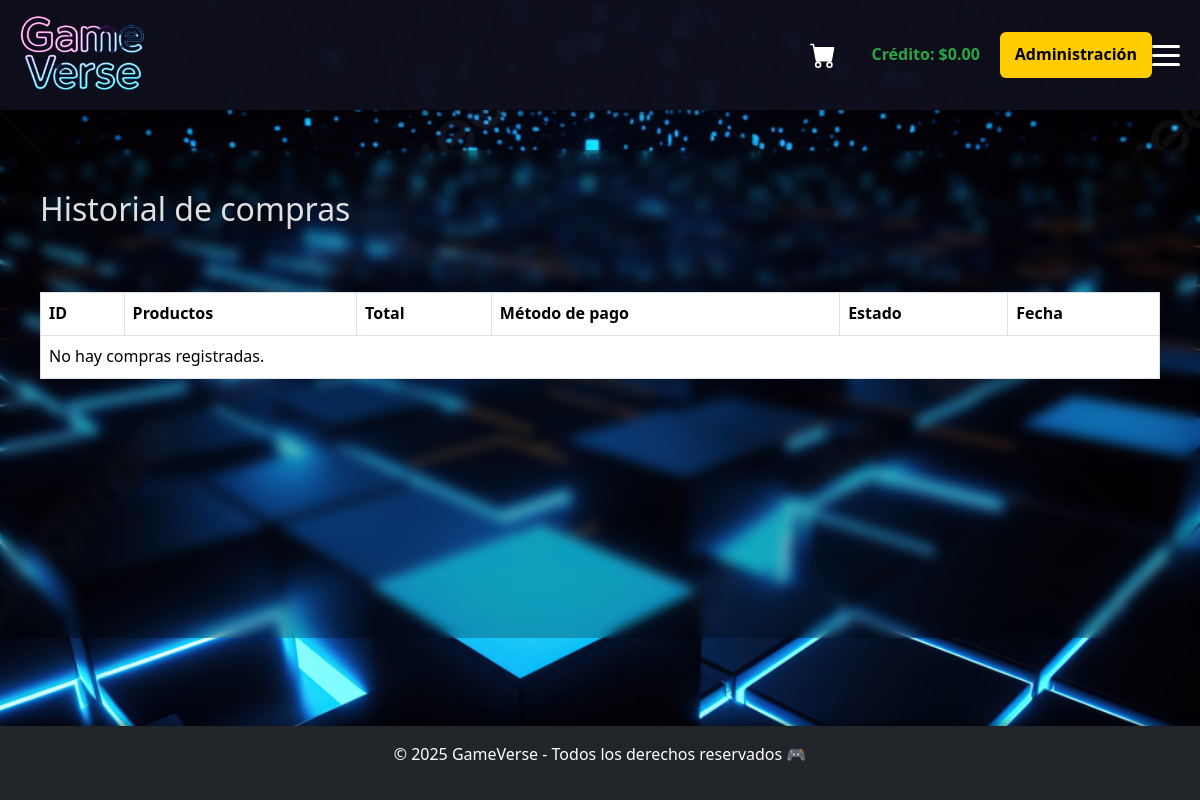
/compras/ (signed in), run on an earlier commit of the app's database.
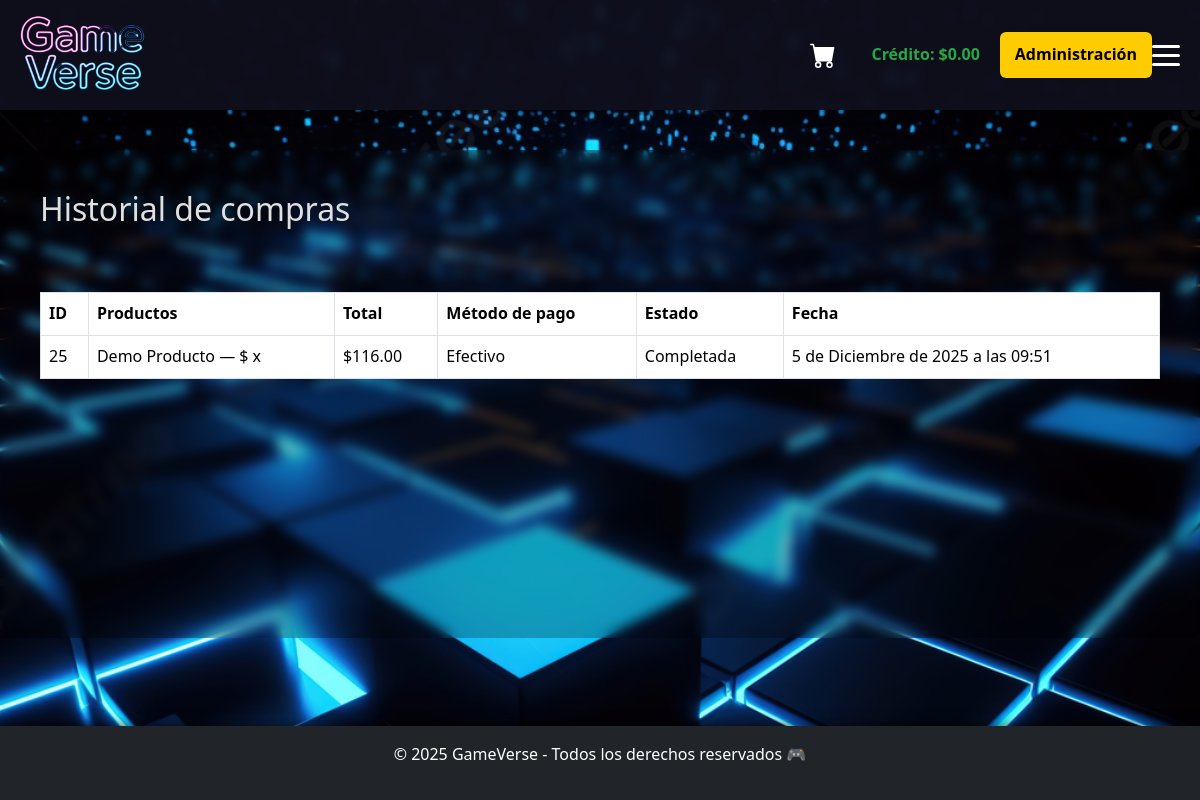
And on a later commit of the database.
### App_GameVerse/models.py (models this page shows, shortened)
class Usuario(AbstractUser):                        # Extiende el modelo de usuario estándar de Django
    fecha_nacimiento = models.DateField(blank=True, null=True)  # Fecha de nacimiento opcional
    pais = models.CharField(max_length=50, blank=True, null=True)  # País opcional del usuario
    ESTATUS_CHOICES = [                             # Estados permitidos del usuario
        ('Activo', 'Activo'),
        ('No activo', 'No activo'),
    ]
    estatus = models.CharField(                     # Estado actual del usuario
        max_length=10,
        choices=ESTATUS_CHOICES,
        default='Activo'
    )
    biblioteca = models.JSONField(default=list, blank=True)  # Lista JSON de productos comprados
    carrito = models.JSONField(default=list, blank=True)     # Lista JSON del carrito de compras
    credito = models.DecimalField(                          # Dinero disponible para usar
        max_digits=10,
        decimal_places=2,
        default=Decimal('0.00'),
        validators=[MinValueValidator(0.00)]                 # Evita valores negativos
    )

class Compra(models.Model):                              # Modelo que registra una compra realizada
    METODOS_PAGO = [                                     # Métodos de pago válidos
        ('Tarjeta', 'Tarjeta'),
    ]
    ESTATUS_COMPRA = [                                   # Estado de la compra
        ('Completada', 'Completada'),
    ]
    usuario = models.ForeignKey(                         # Relación con el usuario que realizó la compra
        Usuario,
        on_delete=models.CASCADE,
        related_name='compras'
    )
    detalles_productos = models.JSONField(default=list)  # Lista de productos incluidos en la compra
    total = models.DecimalField(max_digits=10, decimal_places=2, default=0)  # Total pagado
    metodo_pago = models.CharField(max_length=20, choices=METODOS_PAGO)  # Método utilizado
    estatus = models.CharField(                          # Estatus de la compra
        max_length=20,
        choices=ESTATUS_COMPRA,
        default='Completada'
    )
    fecha_compra = models.DateTimeField(auto_now_add=True)  # Fecha y hora automática al crearse

### App_GameVerse/views.py (the view)
# urls.py: path('compras/', views.compras_view, name='compras'),               # Historial de compras del usuario
@login_required
def compras_view(request):
    usuario = request.user
    compras = Compra.objects.filter(usuario=usuario).order_by('-fecha_compra')
    return render(request, 'App_GameVerse/compras.html', {'compras': compras})

### App_GameVerse/templates/App_GameVerse/compras.html
{% extends 'App_GameVerse/base.html' %}
{% block content %}
<h2>Historial de compras</h2>
<table class="table table-bordered mt-3">
    <thead>
        <tr>
            <th>ID</th>
            <th>Productos</th>
            <th>Total</th>
            <th>Método de pago</th>
            <th>Estado</th>
            <th>Fecha</th>
        </tr>
    </thead>
    <tbody>
        {% for compra in compras %}
        <tr>
            <td>{{ compra.id }}</td>
            <td>
                <ul class="m-0 p-0" style="list-style: none;">
                    {% for item in compra.detalles_productos %}
                        <li>
                            {{ item.nombre }} — ${{ item.precio }} x {{ item.cantidad }}
                        </li>
                    {% empty %}
                        <li>No hay detalles.</li>
                    {% endfor %}
                </ul>
            </td>
            <td>${{ compra.total }}</td>
            <td>{{ compra.metodo_pago }}</td>
            <td>{{ compra.estatus }}</td>
            <td>{{ compra.fecha_compra }}</td>
        </tr>
        {% empty %}
        <tr><td colspan="6">No hay compras registradas.</td></tr>
        {% endfor %}
    </tbody>
</table>
{% endblock %}

### App_GameVerse/templates/App_GameVerse/base.html (shortened to what this page needs)
{% load static %}
<!DOCTYPE html>
<html lang="es">
<head>
    <link href="https://cdn.jsdelivr.net/npm/bootstrap@5.3.3/dist/css/bootstrap.min.css" rel="stylesheet">
    <link rel="stylesheet" href="{% static 'App_GameVerse/css/style.css' %}">
</head>
<body>
    {% include 'App_GameVerse/navbar.html' %}
    <main class="main-content">
        {% block content %}{% endblock %}
    </main>
    <footer class="text-center bg-dark text-white py-3 mt-5">
        <p>© 2025 GameVerse - Todos los derechos reservados 🎮</p>
    </footer>
</body>
</html>

### App_GameVerse/templates/App_GameVerse/navbar.html (shortened to what this page needs)
{% load static %}
<header class="header">
    <a href="{% url 'App_GameVerse:home' %}" class="logo">
        <img src="{% static 'App_GameVerse/imagenes/logotipo.png' %}" alt="GameVerse Logo">
    </a>
    {% if user.is_authenticated %}
    <a href="{% url 'App_GameVerse:carrito_view' %}" class="carrito-icon">
        <img src="{% static 'App_GameVerse/imagenes/carrito.svg' %}" alt="Carrito" class="carrito-img">
    </a>
    <span style="margin-left:15px; font-weight:bold; color:#28a745;">
        Crédito: ${{ user.credito }}
    </span>
    {% endif %}
    {% if user.is_authenticated and user.is_superuser %}
    <a href="{% url 'App_GameVerse:usuario_list' %}" class="admin-btn" style="
        margin-left:20px;
        padding:10px 15px;
        background:#ffcc00;
        color:#000;
        border-radius:6px;
        font-weight:bold;
        text-decoration:none;">
        Administración
    </a>
    {% endif %}
    <label for="menu-toggle" class="hamburger">
        <span class="bar"></span>
        <span class="bar"></span>
        <span class="bar"></span>
    </label>
</header>

### App_GameVerse/static/App_GameVerse/css/style.css (style rules this page uses)
html, body { height: 100%; margin: 0; padding: 0; font-family: 'Segoe UI', Tahoma, Geneva, Verdana, sans-serif; color: #e0e0e0; background-color: #1a1a2e; background-image: url("../imagenes/fondo.jpg"); background-repeat: no-repeat; background-size: cover; background-position: center; background-attachment: fixed; display: flex; flex-direction: column; line-height: 1.6; }
.main-content { flex: 1; padding: 40px; max-width: 1200px; margin: 40px auto; width: 100%; display: flex; flex-direction: column; gap: 40px; backdrop-filter: blur(6px); background-color: rgba(0, 0, 0, 0.25); border-radius: 12px; }
.header { background-color: rgba(15, 15, 29, 0.95); color: #fff; padding: 15px 20px; display: flex; justify-content: space-between; align-items: center; box-shadow: 0 2px 10px rgba(0, 0, 0, 0.5); position: sticky; top: 0; z-index: 1000; backdrop-filter: blur(5px); }
.logo { display: flex; align-items: center; height: 80px; padding-left: 0; }
.logo img { height: 80px; width: auto; display: block; }
.hamburger { display: flex; flex-direction: column; justify-content: center; cursor: pointer; gap: 6px; z-index: 1100; }
.bar { width: 28px; height: 3px; background-color: #fff; border-radius: 5px; transition: all 0.3s ease; }
footer { background-color: rgba(15, 15, 29, 0.95); color: #aaa; text-align: center; padding: 20px; margin-top: 50px; box-shadow: 0 -2px 10px rgba(0, 0, 0, 0.5); background-image: url("../imagenes/footer.png"); background-size: cover; }
.carrito-icon { margin-left: auto; margin-right: 20px; display: flex; align-items: center; }
.carrito-img { width: 26px; height: 26px; filter: invert(100%); transition: 0.2s ease-in-out; }

What changed in the data, as far as the page shows it:
added Compra: id "25", nombre "Demo Producto", total "116.00", metodo_pago "Efectivo", estatus "Completada", fecha_compra "5 de Diciembre de 2025 a las 09:51"
Also different on the page:
text no longer shown: "No hay compras registradas."
